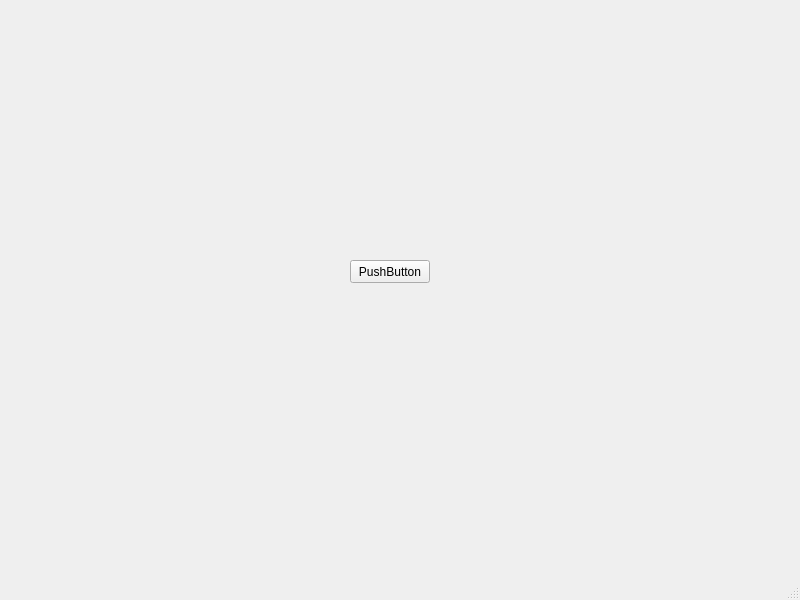
<?xml version="1.0" encoding="UTF-8"?>
<ui version="4.0">
 <class>MainWindow</class>
 <widget class="QMainWindow" name="MainWindow">
  <property name="geometry">
   <rect>
    <x>0</x>
    <y>0</y>
    <width>800</width>
    <height>600</height>
   </rect>
  </property>
  <property name="windowTitle">
   <string>MainWindow</string>
  </property>
  <widget class="QWidget" name="centralwidget">
   <widget class="QPushButton" name="pushButton">
    <property name="geometry">
     <rect>
      <x>350</x>
      <y>260</y>
      <width>80</width>
      <height>23</height>
     </rect>
    </property>
    <property name="text">
     <string>PushButton</string>
    </property>
   </widget>
  </widget>
  <widget class="QMenuBar" name="menubar">
   <property name="geometry">
    <rect>
     <x>0</x>
     <y>0</y>
     <width>800</width>
     <height>20</height>
    </rect>
   </property>
  </widget>
  <widget class="QStatusBar" name="statusbar"/>
 </widget>
 <resources/>
 <connections/>
</ui>
